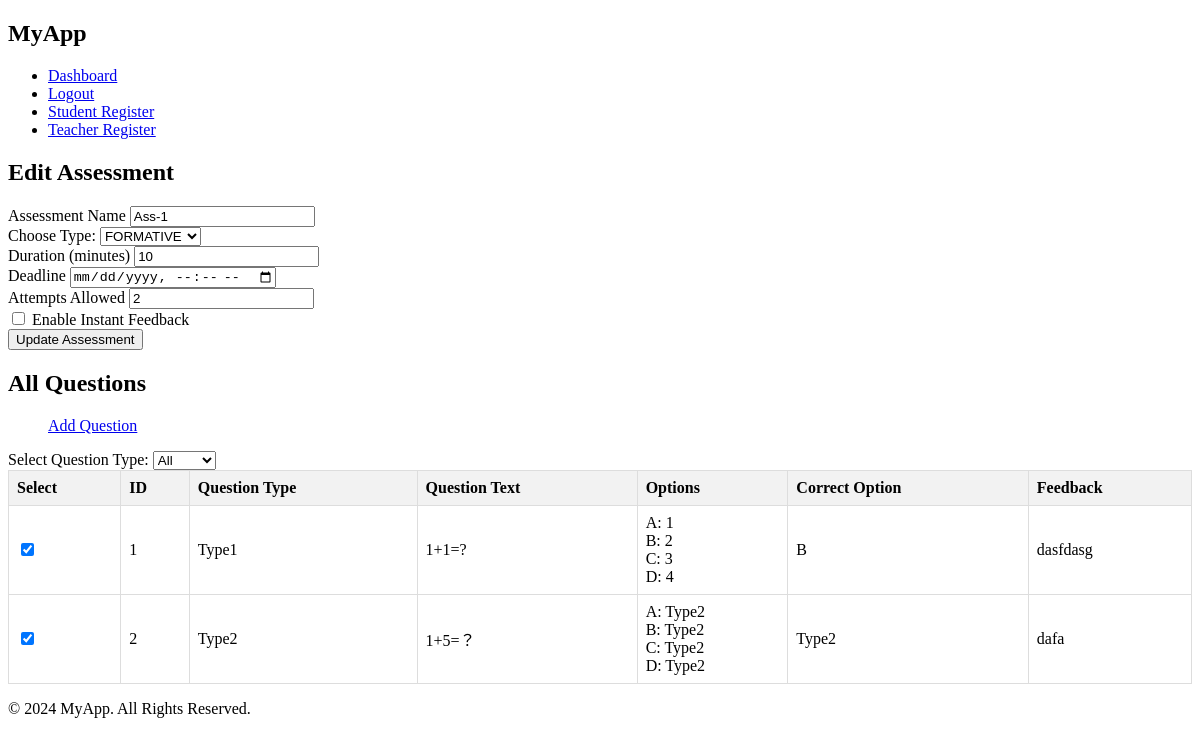
The app's page /edit_assessment/1, older data.
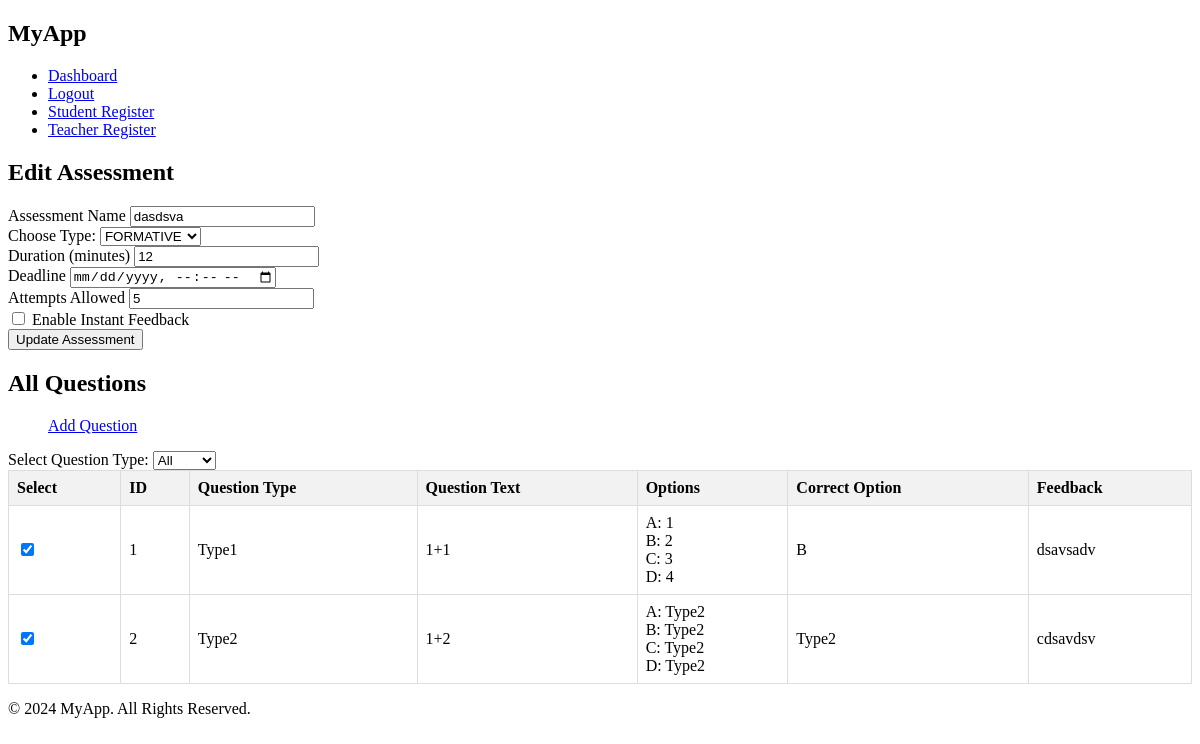
The same page, newer data.
### app/models/assessment.py (models this page shows)
class Assessment(db.Model):
    id = db.Column(db.Integer, primary_key=True)
    name = db.Column(db.String(255), nullable=False)
    type = db.Column(db.String(255), nullable=False)
    questions = db.relationship('Question', secondary='assessment_question', backref='assessments')
    parameters = db.Column(db.JSON, nullable=True)

### app/models/question.py (models this page shows)
class Question(db.Model):
    id = db.Column(db.Integer, primary_key=True)
    question_text = db.Column(db.Text, nullable=False)
    option_a = db.Column(db.String(200), nullable=False)
    option_b = db.Column(db.String(200), nullable=False)
    option_c = db.Column(db.String(200), nullable=False)
    option_d = db.Column(db.String(200), nullable=False)
    correct_option = db.Column(db.String(100), nullable=False)
    correct_answer = db.Column(db.Text, nullable=False)
    feedback = db.Column(db.Text, nullable=False)
    question_type = db.Column(db.String(50), nullable=False)

### app/routes/teacher_routes.py (the view, shortened to what this page needs)
@app.route('/edit_assessment/<int:assessment_id>', methods=['GET', 'POST'])
def edit_assessment(assessment_id):
    assessment = Assessment.query.get_or_404(assessment_id)
    questions = Question.query.all()
    return render_template('edit_assessment.html', assessment=assessment, questions=questions)

### app/templates/edit_assessment.html (shortened to what this page needs)
{% extends "base.html" %}
{% block content %}
<div class="container">
    <h2>Edit Assessment</h2>
    <form action="{{ url_for('edit_assessment', assessment_id=assessment.id) }}" method="post" id="edit-assessment-form">
        <div class="mb-3">
            <label for="name" class="form-label">Assessment Name</label>
            <input type="text" class="form-control" id="name" name="name" value="{{ assessment.name }}" required>
        </div>
        <div class="mb-3">
            <label for="assessment_type">Choose Type:</label>
            <select class="form-control" id="assessment_type" name="assessment_type" required>
                <option value="FORMATIVE" {% if assessment.type == 'FORMATIVE' %}selected{% endif %}>FORMATIVE</option>
            </select>
        </div>
        <div class="mb-3">
            <label for="duration" class="form-label">Duration (minutes)</label>
            <input type="number" class="form-control" id="duration" name="duration" value="{{ assessment.parameters.get('duration') }}" required>
        </div>
        <div class="mb-3">
            <label for="deadline" class="form-label">Deadline</label>
            <input type="datetime-local" class="form-control" id="deadline" name="deadline" value="{{ assessment.deadline }}" required>
        </div>
        <div class="mb-3">
            <label for="attempts" class="form-label">Attempts Allowed</label>
            <input type="number" class="form-control" id="attempts" name="attempts" value="{{ assessment.parameters.get('attempts') }}" required>
        </div>
        <div class="mb-3">
            <div class="form-check">
                <input class="form-check-input" type="checkbox" id="feedback" name="feedback" {% if assessment.parameters.get('feedback') %}checked{% endif %}>
                <label class="form-check-label" for="feedback">
                    Enable Instant Feedback
                </label>
            </div>
        </div>
        <button type="submit" class="btn btn-primary" id="update-assessment-btn">Update Assessment</button>
    </form>
</div>
<div class="container">
    <h2>All Questions</h2>
    <ul>
        <li style="list-style-type: none"><a href="{{ url_for('add_question') }}" class="btn btn-success">Add Question</a></li>
    </ul>
    <form action="{{ url_for('manage_questions') }}" method="get" class="mb-3">
        <label for="type">Select Question Type:</label>
        <select name="type" id="questions" class="form-select" onchange="this.form.submit()">
            <option value="all" {% if selected_type == 'all' %}selected{% endif %}>All</option>
        </select>
    </form>
    <form method="post">
        <table class="custom-table">
            <thead>
                <tr>
                    <th>Select</th>
                    <th>ID</th>
                    <th>Question Type</th>
                    <th>Question Text</th>
                    <th>Options</th>
                    <th>Correct Option</th>
                    <th>Feedback</th>
                </tr>
            </thead>
            <tbody>
                {% for question in questions %}
                <tr>
                    <td><input type="checkbox" name="selected_questions[]" value="{{ question.id }}" {% if question in assessment.questions %}checked{% endif %}></td>
                    <td>{{ question.id }}</td>
                    <td>{{ question.question_type }}</td>
                    <td>{{ question.question_text }}</td>
                    <td>
                        A: {{ question.option_a }}<br>
                        B: {{ question.option_b }}<br>
                        C: {{ question.option_c }}<br>
                        D: {{ question.option_d }}
                    </td>
                    <td>{{ question.correct_option }}</td>
                    <td>{{ question.feedback }}</td>
                </tr>
                {% endfor %}
            </tbody>
        </table>
    </form>
</div>
{% endblock %}

Row changes from the older to the newer data that the page shows:
changed Assessment "FORMATIVE": name "Ass-1" → "dasdsva"; duration "10" → "12"; attempts "2" → "5"
changed Question "Type1": question_text "1+1=?" → "1+1"; feedback "dasfdasg" → "dsavsadv"
changed Question "Type2": question_text "1+5=？" → "1+2"; feedback "dafa" → "cdsavdsv"
